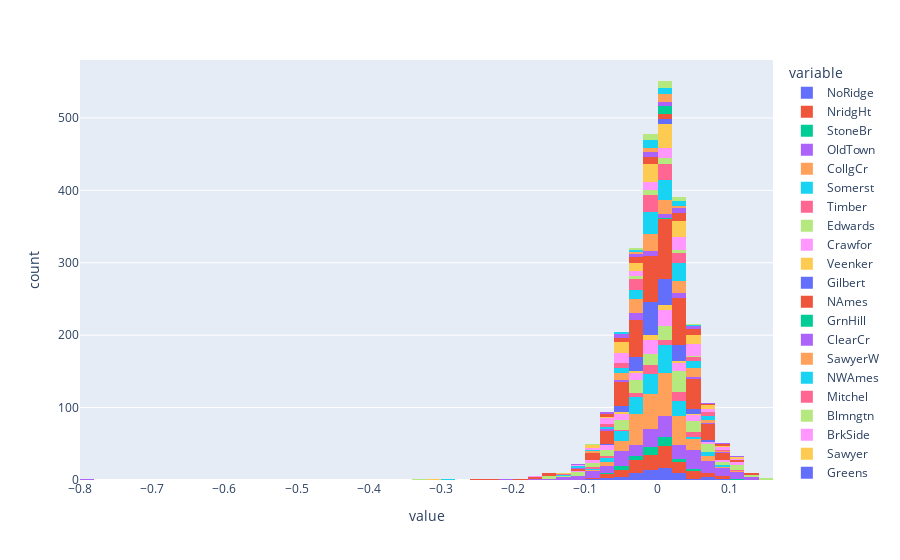

Notebook cell for this chart:
### Code cell
# residuals 
plt_residuals = pd.DataFrame(residuals)
px.histogram(plt_residuals, x = plt_residuals.columns, nbins = 80)

### Figure 1 — Plotly figure (JSON) as saved in the notebook; plotly's stock layout.template omitted (floating-point values rounded to 4 significant figures; data arrays with more than 128 entries replaced by an {"elided": "..."} marker saying what was removed)
{"data": [{"alignmentgroup": "True", "bingroup": "x", "hovertemplate": "variable=NoRidge<br>value=%{x}<br>count=%{y}<extra></extra>", "legendgroup": "NoRidge", "marker": {"color": "#636efa"}, "name": "NoRidge", "nbinsx": 80, "offsetgroup": "NoRidge", "orientation": "v", "showlegend": true, "type": "histogram", "x": {"elided": "410 float values"}, "xaxis": "x", "yaxis": "y"}, {"alignmentgroup": "True", "bingroup": "x", "hovertemplate": "variable=NridgHt<br>value=%{x}<br>count=%{y}<extra></extra>", "legendgroup": "NridgHt", "marker": {"color": "#EF553B"}, "name": "NridgHt", "nbinsx": 80, "offsetgroup": "NridgHt", "orientation": "v", "showlegend": true, "type": "histogram", "x": {"elided": "410 float values"}, "xaxis": "x", "yaxis": "y"}, {"alignmentgroup": "True", "bingroup": "x", "hovertemplate": "variable=StoneBr<br>value=%{x}<br>count=%{y}<extra></extra>", "legendgroup": "StoneBr", "marker": {"color": "#00cc96"}, "name": "StoneBr", "nbinsx": 80, "offsetgroup": "StoneBr", "orientation": "v", "showlegend": true, "type": "histogram", "x": {"elided": "410 float values"}, "xaxis": "x", "yaxis": "y"}, {"alignmentgroup": "True", "bingroup": "x", "hovertemplate": "variable=OldTown<br>value=%{x}<br>count=%{y}<extra></extra>", "legendgroup": "OldTown", "marker": {"color": "#ab63fa"}, "name": "OldTown", "nbinsx": 80, "offsetgroup": "OldTown", "orientation": "v", "showlegend": true, "type": "histogram", "x": {"elided": "410 float values"}, "xaxis": "x", "yaxis": "y"}, {"alignmentgroup": "True", "bingroup": "x", "hovertemplate": "variable=CollgCr<br>value=%{x}<br>count=%{y}<extra></extra>", "legendgroup": "CollgCr", "marker": {"color": "#FFA15A"}, "name": "CollgCr", "nbinsx": 80, "offsetgroup": "CollgCr", "orientation": "v", "showlegend": true, "type": "histogram", "x": {"elided": "410 float values"}, "xaxis": "x", "yaxis": "y"}, {"alignmentgroup": "True", "bingroup": "x", "hovertemplate": "variable=Somerst<br>value=%{x}<br>count=%{y}<extra></extra>", "legendgroup": "Somerst", "marker": {"color": "#19d3f3"}, "name": "Somerst", "nbinsx": 80, "offsetgroup": "Somerst", "orientation": "v", "showlegend": true, "type": "histogram", "x": {"elided": "410 float values"}, "xaxis": "x", "yaxis": "y"}, {"alignmentgroup": "True", "bingroup": "x", "hovertemplate": "variable=Timber<br>value=%{x}<br>count=%{y}<extra></extra>", "legendgroup": "Timber", "marker": {"color": "#FF6692"}, "name": "Timber", "nbinsx": 80, "offsetgroup": "Timber", "orientation": "v", "showlegend": true, "type": "histogram", "x": {"elided": "410 float values"}, "xaxis": "x", "yaxis": "y"}, {"alignmentgroup": "True", "bingroup": "x", "hovertemplate": "variable=Edwards<br>value=%{x}<br>count=%{y}<extra></extra>", "legendgroup": "Edwards", "marker": {"color": "#B6E880"}, "name": "Edwards", "nbinsx": 80, "offsetgroup": "Edwards", "orientation": "v", "showlegend": true, "type": "histogram", "x": {"elided": "410 float values"}, "xaxis": "x", "yaxis": "y"}, {"alignmentgroup": "True", "bingroup": "x", "hovertemplate": "variable=Crawfor<br>value=%{x}<br>count=%{y}<extra></extra>", "legendgroup": "Crawfor", "marker": {"color": "#FF97FF"}, "name": "Crawfor", "nbinsx": 80, "offsetgroup": "Crawfor", "orientation": "v", "showlegend": true, "type": "histogram", "x": {"elided": "410 float values"}, "xaxis": "x", "yaxis": "y"}, {"alignmentgroup": "True", "bingroup": "x", "hovertemplate": "variable=Veenker<br>value=%{x}<br>count=%{y}<extra></extra>", "legendgroup": "Veenker", "marker": {"color": "#FECB52"}, "name": "Veenker", "nbinsx": 80, "offsetgroup": "Veenker", "orientation": "v", "showlegend": true, "type": "histogram", "x": {"elided": "410 float values"}, "xaxis": "x", "yaxis": "y"}, {"alignmentgroup": "True", "bingroup": "x", "hovertemplate": "variable=Gilbert<br>value=%{x}<br>count=%{y}<extra></extra>", "legendgroup": "Gilbert", "marker": {"color": "#636efa"}, "name": "Gilbert", "nbinsx": 80, "offsetgroup": "Gilbert", "orientation": "v", "showlegend": true, "type": "histogram", "x": {"elided": "410 float values"}, "xaxis": "x", "yaxis": "y"}, {"alignmentgroup": "True", "bingroup": "x", "hovertemplate": "variable=NAmes<br>value=%{x}<br>count=%{y}<extra></extra>", "legendgroup": "NAmes", "marker": {"color": "#EF553B"}, "name": "NAmes", "nbinsx": 80, "offsetgroup": "NAmes", "orientation": "v", "showlegend": true, "type": "histogram", "x": {"elided": "410 float values"}, "xaxis": "x", "yaxis": "y"}, {"alignmentgroup": "True", "bingroup": "x", "hovertemplate": "variable=GrnHill<br>value=%{x}<br>count=%{y}<extra></extra>", "legendgroup": "GrnHill", "marker": {"color": "#00cc96"}, "name": "GrnHill", "nbinsx": 80, "offsetgroup": "GrnHill", "orientation": "v", "showlegend": true, "type": "histogram", "x": {"elided": "410 int values"}, "xaxis": "x", "yaxis": "y"}, {"alignmentgroup": "True", "bingroup": "x", "hovertemplate": "variable=ClearCr<br>value=%{x}<br>count=%{y}<extra></extra>", "legendgroup": "ClearCr", "marker": {"color": "#ab63fa"}, "name": "ClearCr", "nbinsx": 80, "offsetgroup": "ClearCr", "orientation": "v", "showlegend": true, "type": "histogram", "x": {"elided": "410 float values"}, "xaxis": "x", "yaxis": "y"}, {"alignmentgroup": "True", "bingroup": "x", "hovertemplate": "variable=SawyerW<br>value=%{x}<br>count=%{y}<extra></extra>", "legendgroup": "SawyerW", "marker": {"color": "#FFA15A"}, "name": "SawyerW", "nbinsx": 80, "offsetgroup": "SawyerW", "orientation": "v", "showlegend": true, "type": "histogram", "x": {"elided": "410 float values"}, "xaxis": "x", "yaxis": "y"}, {"alignmentgroup": "True", "bingroup": "x", "hovertemplate": "variable=NWAmes<br>value=%{x}<br>count=%{y}<extra></extra>", "legendgroup": "NWAmes", "marker": {"color": "#19d3f3"}, "name": "NWAmes", "nbinsx": 80, "offsetgroup": "NWAmes", "orientation": "v", "showlegend": true, "type": "histogram", "x": {"elided": "410 float values"}, "xaxis": "x", "yaxis": "y"}, {"alignmentgroup": "True", "bingroup": "x", "hovertemplate": "variable=Mitchel<br>value=%{x}<br>count=%{y}<extra></extra>", "legendgroup": "Mitchel", "marker": {"color": "#FF6692"}, "name": "Mitchel", "nbinsx": 80, "offsetgroup": "Mitchel", "orientation": "v", "showlegend": true, "type": "histogram", "x": {"elided": "410 float values"}, "xaxis": "x", "yaxis": "y"}, {"alignmentgroup": "True", "bingroup": "x", "hovertemplate": "variable=Blmngtn<br>value=%{x}<br>count=%{y}<extra></extra>", "legendgroup": "Blmngtn", "marker": {"color": "#B6E880"}, "name": "Blmngtn", "nbinsx": 80, "offsetgroup": "Blmngtn", "orientation": "v", "showlegend": true, "type": "histogram", "x": {"elided": "410 float values"}, "xaxis": "x", "yaxis": "y"}, {"alignmentgroup": "True", "bingroup": "x", "hovertemplate": "variable=BrkSide<br>value=%{x}<br>count=%{y}<extra></extra>", "legendgroup": "BrkSide", "marker": {"color": "#FF97FF"}, "name": "BrkSide", "nbinsx": 80, "offsetgroup": "BrkSide", "orientation": "v", "showlegend": true, "type": "histogram", "x": {"elided": "410 float values"}, "xaxis": "x", "yaxis": "y"}, {"alignmentgroup": "True", "bingroup": "x", "hovertemplate": "variable=Sawyer<br>value=%{x}<br>count=%{y}<extra></extra>", "legendgroup": "Sawyer", "marker": {"color": "#FECB52"}, "name": "Sawyer", "nbinsx": 80, "offsetgroup": "Sawyer", "orientation": "v", "showlegend": true, "type": "histogram", "x": {"elided": "410 float values"}, "xaxis": "x", "yaxis": "y"}, {"alignmentgroup": "True", "bingroup": "x", "hovertemplate": "variable=Greens<br>value=%{x}<br>count=%{y}<extra></extra>", "legendgroup": "Greens", "marker": {"color": "#636efa"}, "name": "Greens", "nbinsx": 80, "offsetgroup": "Greens", "orientation": "v", "showlegend": true, "type": "histogram", "x": {"elided": "410 float values"}, "xaxis": "x", "yaxis": "y"}, {"alignmentgroup": "True", "bingroup": "x", "hovertemplate": "variable=IDOTRR<br>value=%{x}<br>count=%{y}<extra></extra>", "legendgroup": "IDOTRR", "marker": {"color": "#EF553B"}, "name": "IDOTRR", "nbinsx": 80, "offsetgroup": "IDOTRR", "orientation": "v", "showlegend": true, "type": "histogram", "x": {"elided": "410 float values"}, "xaxis": "x", "yaxis": "y"}, {"alignmentgroup": "True", "bingroup": "x", "hovertemplate": "variable=Blueste<br>value=%{x}<br>count=%{y}<extra></extra>", "legendgroup": "Blueste", "marker": {"color": "#00cc96"}, "name": "Blueste", "nbinsx": 80, "offsetgroup": "Blueste", "orientation": "v", "showlegend": true, "type": "histogram", "x": {"elided": "410 float values"}, "xaxis": "x", "yaxis": "y"}, {"alignmentgroup": "True", "bingroup": "x", "hovertemplate": "variable=SWISU<br>value=%{x}<br>count=%{y}<extra></extra>", "legendgroup": "SWISU", "marker": {"color": "#ab63fa"}, "name": "SWISU", "nbinsx": 80, "offsetgroup": "SWISU", "orientation": "v", "showlegend": true, "type": "histogram", "x": {"elided": "410 float values"}, "xaxis": "x", "yaxis": "y"}, {"alignmentgroup": "True", "bingroup": "x", "hovertemplate": "variable=NPkVill<br>value=%{x}<br>count=%{y}<extra></extra>", "legendgroup": "NPkVill", "marker": {"color": "#FFA15A"}, "name": "NPkVill", "nbinsx": 80, "offsetgroup": "NPkVill", "orientation": "v", "showlegend": true, "type": "histogram", "x": {"elided": "410 float values"}, "xaxis": "x", "yaxis": "y"}, {"alignmentgroup": "True", "bingroup": "x", "hovertemplate": "variable=MeadowV<br>value=%{x}<br>count=%{y}<extra></extra>", "legendgroup": "MeadowV", "marker": {"color": "#19d3f3"}, "name": "MeadowV", "nbinsx": 80, "offsetgroup": "MeadowV", "orientation": "v", "showlegend": true, "type": "histogram", "x": {"elided": "410 float values"}, "xaxis": "x", "yaxis": "y"}, {"alignmentgroup": "True", "bingroup": "x", "hovertemplate": "variable=Landmrk<br>value=%{x}<br>count=%{y}<extra></extra>", "legendgroup": "Landmrk", "marker": {"color": "#FF6692"}, "name": "Landmrk", "nbinsx": 80, "offsetgroup": "Landmrk", "orientation": "v", "showlegend": true, "type": "histogram", "x": {"elided": "410 int values"}, "xaxis": "x", "yaxis": "y"}, {"alignmentgroup": "True", "bingroup": "x", "hovertemplate": "variable=BrDale<br>value=%{x}<br>count=%{y}<extra></extra>", "legendgroup": "BrDale", "marker": {"color": "#B6E880"}, "name": "BrDale", "nbinsx": 80, "offsetgroup": "BrDale", "orientation": "v", "showlegend": true, "type": "histogram", "x": {"elided": "410 float values"}, "xaxis": "x", "yaxis": "y"}], "layout": {"barmode": "relative", "legend": {"title": {"text": "variable"}, "tracegroupgap": 0}, "margin": {"t": 60}, "xaxis": {"anchor": "y", "domain": [0, 1], "title": {"text": "value"}}, "yaxis": {"anchor": "x", "domain": [0, 1], "title": {"text": "count"}}}}
